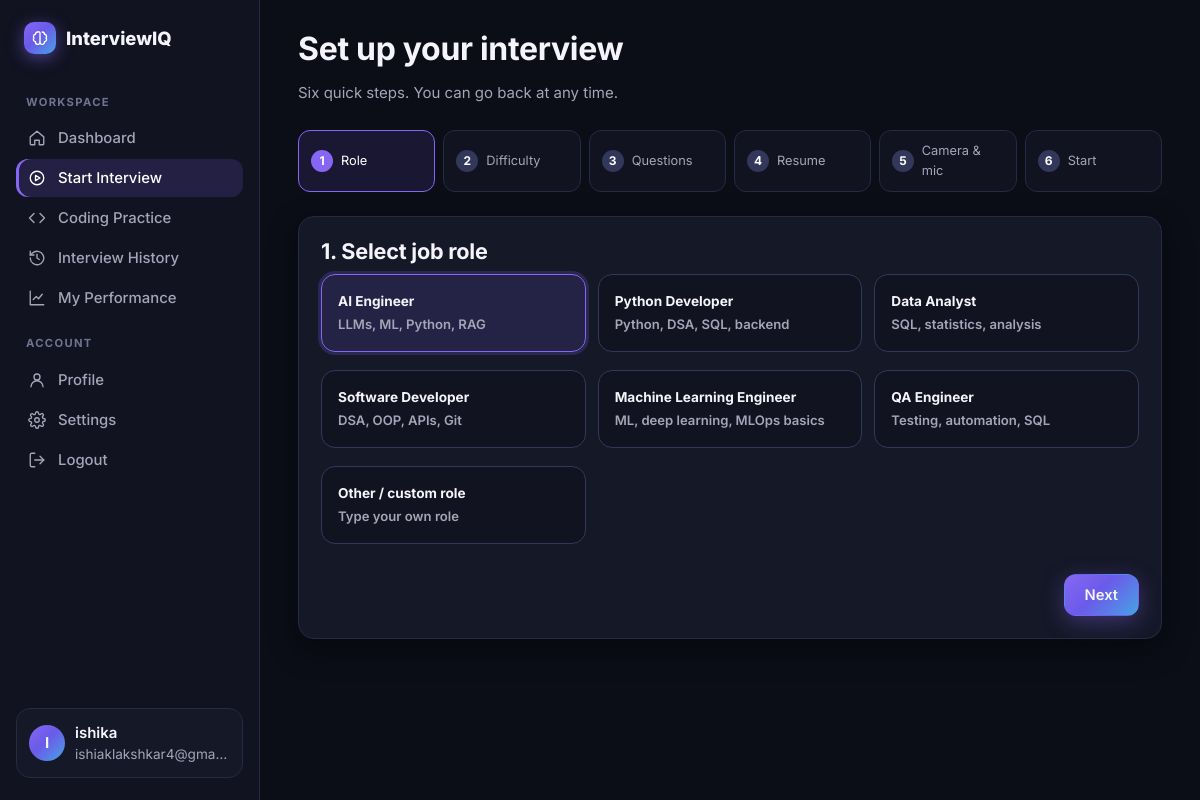
/interview/new (signed in), run on the app's committed database.
### tables this page shows
CREATE TABLE users (
    id INTEGER PRIMARY KEY AUTOINCREMENT,
    name TEXT NOT NULL,
    email TEXT NOT NULL UNIQUE,
    password_hash TEXT NOT NULL,
    target_role TEXT DEFAULT '',
    prefs_json TEXT DEFAULT '{}',
    created_at TEXT NOT NULL DEFAULT (datetime('now'))
);

### routes/web.py (the view)
@bp.route("/interview/new")
@login_required
def interview_new():
    from services import speech
    return render_template("setup.html", user=current_user(), roles=ROLES, difficulties=list(DIFFICULTIES), active="start",
                           whisper_ok=speech.whisper_available())

### db.py (called while the page is built)
def _connect(path: str) -> sqlite3.Connection:
    Path(path).parent.mkdir(parents=True, exist_ok=True)
    conn = sqlite3.connect(path, timeout=15)
    conn.row_factory = sqlite3.Row
    conn.execute("PRAGMA foreign_keys = ON")
    conn.execute("PRAGMA journal_mode = WAL")
    return conn

def get_db() -> sqlite3.Connection:
    if "db" not in g:
        g.db = _connect(current_app.config["DATABASE"])
    return g.db

def row_to_dict(row, json_fields=()) -> dict | None:
    if row is None:
        return None
    d = dict(row)
    for key in list(d):
        if key.endswith("_json"):
            raw = d.pop(key)
            try:
                d[key[:-5]] = json.loads(raw) if raw else None
            except (TypeError, ValueError):
                d[key[:-5]] = None
    return d

### routes/auth_utils.py (called while the page is built)
def current_user() -> dict | None:
    uid = session.get("uid")
    if not uid:
        return None
    if "user" not in g:
        g.user = row_to_dict(get_db().execute("SELECT * FROM users WHERE id=?", (uid,)).fetchone())
        if g.user is None:
            session.clear()
    return g.user

def login_required(view):
    @wraps(view)
    def wrapped(*a, **kw):
        if not current_user():
            if request.path.startswith("/api/"):
                return jsonify(error="Please log in."), 401
            return redirect(url_for("web.login"))
        return view(*a, **kw)
    return wrapped

### services/llm.py (called while the page is built)
def provider() -> str:
    if not has_app_context():  # e.g. unit tests of agents outside Flask
        return ""
    cfg = current_app.config
    p = cfg.get("LLM_PROVIDER", "")
    if p == "none":
        return ""
    if p == "anthropic" and cfg.get("ANTHROPIC_API_KEY"):
        return "anthropic"
    if p == "openai" and cfg.get("OPENAI_API_KEY"):
        return "openai"
    if not p:
        if cfg.get("ANTHROPIC_API_KEY"):
            return "anthropic"
        if cfg.get("OPENAI_API_KEY"):
            return "openai"
    return ""

def is_available() -> bool:
    return bool(provider())

### services/speech.py (called while the page is built)
def whisper_available() -> bool:
    for name in ("faster_whisper", "whisper"):
        try:
            __import__(name)
            return True
        except Exception:
            continue
    return False

### templates/setup.html (shortened to what this page needs)
{% extends 'base_app.html' %}
{% from '_icons.html' import icon %}
{% block content %}
<div class="page-head"><div><h1>Set up your interview</h1><p>Six quick steps. You can go back at any time.</p></div></div>
<div class="wiz-steps" id="steps" aria-label="Progress">
  {% for n, t in [(1,'Role'),(2,'Difficulty'),(3,'Questions'),(4,'Resume'),(5,'Camera & mic'),(6,'Start')] %}<div class="s" data-step="{{ n }}"><b>{{ n }}</b>{{ t }}</div>{% endfor %}
</div>
<form id="wiz" class="card" novalidate>
  <section data-panel="1">
    <h2>1. Select job role</h2>
    <div class="options" role="radiogroup" aria-label="Job role">
      {% for r in roles %}<label class="opt"><input type="radio" name="role" value="{{ r }}" {{ 'checked' if loop.first }}><span class="box"><strong>{{ 'Other / custom role' if r=='Other' else r }}</strong><span>{{ {'AI Engineer':'LLMs, ML, Python, RAG','Python Developer':'Python, DSA, SQL, backend','Data Analyst':'SQL, statistics, analysis','Software Developer':'DSA, OOP, APIs, Git','Machine Learning Engineer':'ML, deep learning, MLOps basics','QA Engineer':'Testing, automation, SQL','Other':'Type your own role'}[r] }}</span></span></label>{% endfor %}
    </div>
  </section>
  <div class="row between" style="margin-top:24px">
    <button type="button" class="btn btn-primary" id="next">Next {{ icon('arrow') }}</button>
  </div>
</form>
{% endblock %}

### templates/base_app.html (shortened to what this page needs)
{% from '_icons.html' import icon %}
<!doctype html>
<html lang="en">
<head>
  <link rel="stylesheet" href="{{ url_for('static', filename='css/app.css') }}">
</head>
<body>
<div class="shell">
  <aside class="sidebar" id="sidebar" aria-label="Sidebar">
    <a class="logo" href="{{ url_for('web.dashboard') }}"><span class="logo-mark">{{ icon('brain') }}</span>InterviewIQ</a>
    <nav class="nav" aria-label="Workspace">
      <div class="nav-label">WORKSPACE</div>
      <a href="{{ url_for('web.dashboard') }}" class="{{ 'on' if active=='dashboard' }}">{{ icon('home') }}Dashboard</a>
      <a href="{{ url_for('web.interview_new') }}" class="{{ 'on' if active=='start' }}">{{ icon('play') }}Start Interview</a>
      <a href="{{ url_for('web.coding_list') }}" class="{{ 'on' if active=='coding' }}">{{ icon('code') }}Coding Practice</a>
      <a href="{{ url_for('web.history') }}" class="{{ 'on' if active=='history' }}">{{ icon('history') }}Interview History</a>
      <a href="{{ url_for('web.performance') }}" class="{{ 'on' if active=='performance' }}">{{ icon('chart') }}My Performance</a>
      <div class="nav-label">ACCOUNT</div>
      <a href="{{ url_for('web.profile') }}" class="{{ 'on' if active=='profile' }}">{{ icon('user') }}Profile</a>
      <a href="{{ url_for('web.settings') }}" class="{{ 'on' if active=='settings' }}">{{ icon('settings') }}Settings</a>
      <form method="post" action="{{ url_for('web.logout') }}"><input type="hidden" name="csrf_token" value="{{ csrf_token }}"><button type="submit">{{ icon('logout') }}Logout</button></form>
    </nav>
    <div class="side-user"><div class="avatar">{{ user.name[:1]|upper }}</div><div style="min-width:0"><div style="font-weight:600;overflow:hidden;text-overflow:ellipsis;white-space:nowrap">{{ user.name }}</div><div class="small muted" style="overflow:hidden;text-overflow:ellipsis">{{ user.email }}</div></div></div>
  </aside>
  <main class="main" id="main">
    {% block content %}{% endblock %}
  </main>
</div>
</body>
</html>

### static/css/app.css (style rules this page uses)
:root { --bg:#0B0D17; --bg2:#111321; --card:#151827; --card2:#1a1e31; --primary:#8667F5; --primary-2:#6d4fe0; --accent:#35C9E7; --text:#F5F4FA; --muted:#A5A5B8; --border:#262a42; --border2:#33385a; --good:#3ddc97; --ok:#f5b83d; --bad:#ff6b81; --radius:16px; --radius-sm:10px; --shadow:0 10px 30px rgba(0,0,0,.35); --grad:linear-gradient(135deg,#8667F5 0%,#6a5be8 45%,#35C9E7 130%); --font:'Inter','Plus Jakarta Sans',system-ui,-apple-system,'Segoe UI',Roboto,sans-serif; }
* { box-sizing:border-box }
html { scroll-behavior:smooth }
body { margin:0;background:var(--bg);color:var(--text);font-family:var(--font);font-size:15px;line-height:1.55;-webkit-font-smoothing:antialiased }
a { color:var(--accent);text-decoration:none }
h1,h2,h3,h4 { margin:0 0 .4em;line-height:1.2;letter-spacing:-.01em }
h1 { font-size:2rem }
h2 { font-size:1.35rem }
p { margin:0 0 .8em }
.muted { color:var(--muted) }
.small { font-size:.85rem }
.btn { display:inline-flex;align-items:center;justify-content:center;gap:8px;padding:11px 20px;border-radius:12px;border:1px solid var(--border2);background:var(--card2);color:var(--text);font:600 .92rem var(--font);cursor:pointer;transition:transform .15s,box-shadow .2s,background .2s,border-color .2s;text-decoration:none }
.btn-primary { background:var(--grad);border-color:transparent;box-shadow:0 6px 22px rgba(134,103,245,.35) }
.card { background:var(--card);border:1px solid var(--border);border-radius:var(--radius);padding:22px;box-shadow:var(--shadow) }
.row { display:flex;gap:12px;align-items:center;flex-wrap:wrap }
.between { justify-content:space-between }
label { display:block;font-weight:600;font-size:.85rem;margin-bottom:6px }
.logo { display:flex;align-items:center;gap:10px;font-weight:800;font-size:1.15rem;color:var(--text)!important;text-decoration:none!important }
.logo-mark { width:32px;height:32px;border-radius:10px;background:var(--grad);display:grid;place-items:center;box-shadow:0 4px 16px rgba(134,103,245,.5) }
.shell { display:grid;grid-template-columns:260px 1fr;min-height:100vh }
.sidebar { background:var(--bg2);border-right:1px solid var(--border);padding:22px 16px;position:sticky;top:0;height:100vh;display:flex;flex-direction:column;overflow-y:auto;transition:width .2s }
.sidebar .logo { padding:0 8px 22px }
.nav-label { font-size:.7rem;letter-spacing:.12em;color:#6f7391;font-weight:700;margin:18px 10px 8px }
.nav a,.nav button { display:flex;align-items:center;gap:12px;width:100%;padding:10px 12px;border-radius:12px;color:var(--muted);font:500 .93rem var(--font);background:none;border:0;cursor:pointer;text-align:left;text-decoration:none;margin-bottom:2px }
.nav a.on { background:rgba(134,103,245,.16);color:#fff;box-shadow:inset 3px 0 0 var(--primary) }
.side-user { margin-top:auto;padding:12px;border:1px solid var(--border);border-radius:14px;display:flex;gap:10px;align-items:center;background:var(--card) }
.avatar { width:36px;height:36px;border-radius:50%;background:var(--grad);display:grid;place-items:center;font-weight:700;flex:none }
.main { padding:30px 38px 60px;min-width:0 }
.page-head { display:flex;justify-content:space-between;align-items:flex-start;gap:16px;margin-bottom:26px;flex-wrap:wrap }
.page-head p { color:var(--muted);margin:0 }
.wiz-steps { display:flex;gap:8px;margin-bottom:24px;flex-wrap:wrap }
.wiz-steps .s { flex:1;min-width:110px;padding:10px 12px;border-radius:12px;border:1px solid var(--border);color:var(--muted);font-size:.8rem;display:flex;gap:8px;align-items:center;background:var(--bg2) }
.wiz-steps .s b { width:22px;height:22px;border-radius:50%;background:var(--border2);display:grid;place-items:center;font-size:.75rem;color:#fff }
.wiz-steps .s.on { border-color:var(--primary);color:#fff;background:rgba(134,103,245,.12) }
.wiz-steps .s.on b { background:var(--primary) }
.options { display:grid;grid-template-columns:repeat(auto-fill,minmax(200px,1fr));gap:12px }
.opt { position:relative }
.opt .box { display:block;padding:16px;border:1px solid var(--border2);border-radius:14px;background:var(--bg2);cursor:pointer;transition:.15s;height:100% }
.opt .box strong { display:block;margin-bottom:2px }
.opt .box span { color:var(--muted);font-size:.82rem }
.opt input:checked+.box { border-color:var(--primary);background:rgba(134,103,245,.14);box-shadow:0 0 0 3px rgba(134,103,245,.2) }

### data on the page
users: name "I", name "ishika", email "ishiaklakshkar4@gma…"

### other printed values
{{ n }} "1" "2" "3" "4" "5" "6"
{{ t }} "Role" "Difficulty" "Questions" "Resume" "Camera & mic" "Start"
{{ 'Other / custom role' if r=='Other' else r }} "AI Engineer" "Python Developer" "Data Analyst" "Software Developer" "Machine Learning Engineer" "QA Engineer" "Other / custom role"
